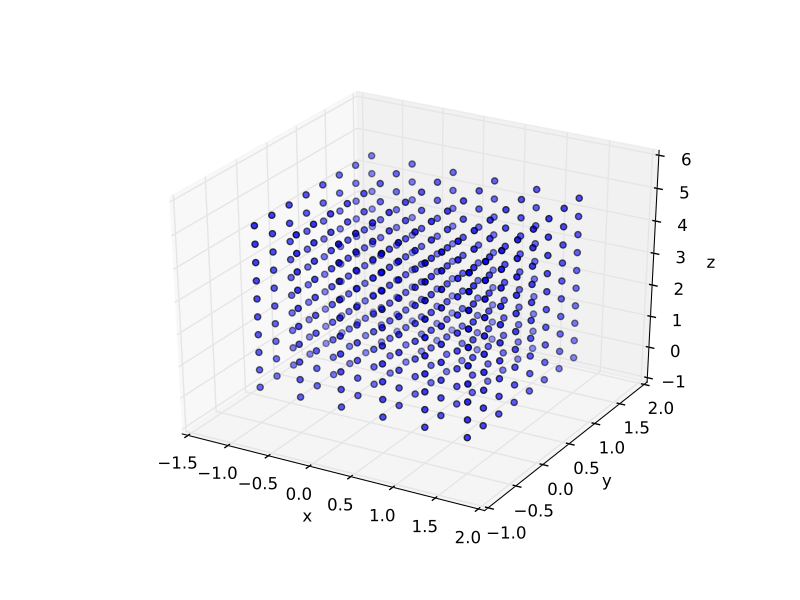

This chart was generated by the following Python code:
import matplotlib.pyplot as plt

from mpl_toolkits.mplot3d import Axes3D
from revrand.optimize import candidate_start_points_lattice

fig = plt.figure()
ax = plt.axes(projection='3d')

ax.scatter(*candidate_start_points_lattice([(-1, 1.5), (-.5, 1.5), (0, 5)],
                                           [6, 8, 10]))

ax.set_xlabel('x')
ax.set_ylabel('y')
ax.set_zlabel('z')

plt.show()
